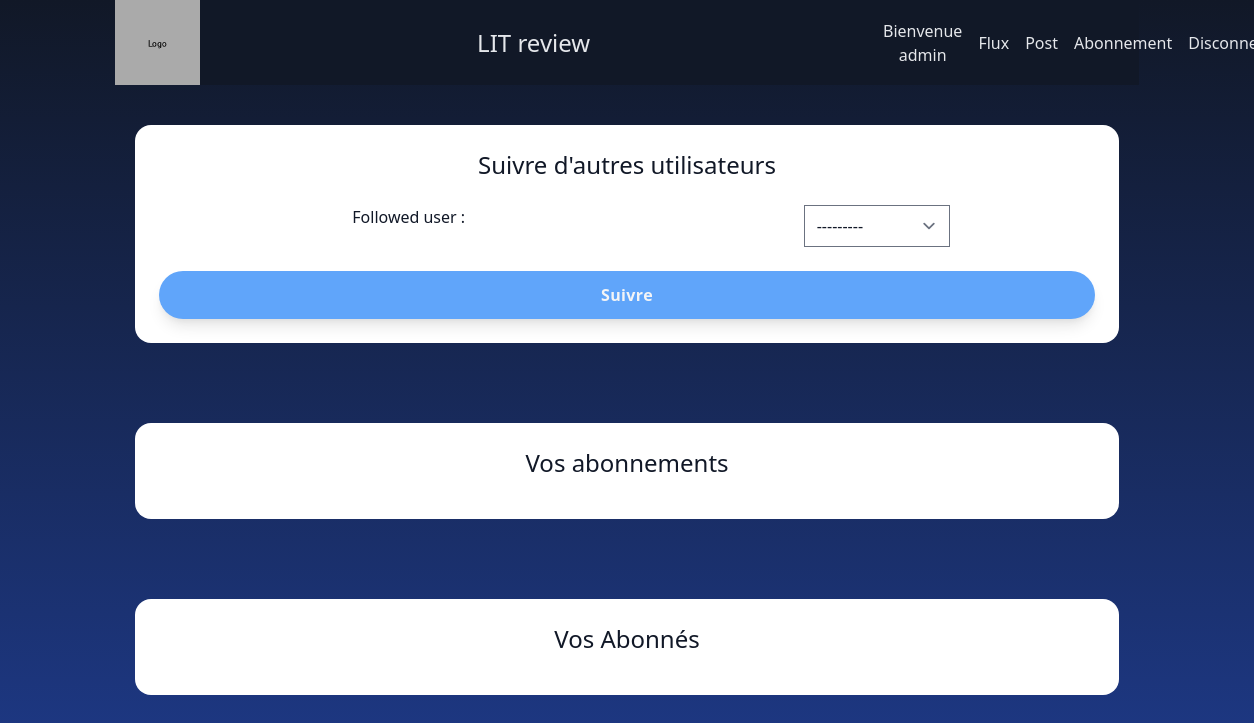
The page /subs/ (signed in) on the database as committed earlier.
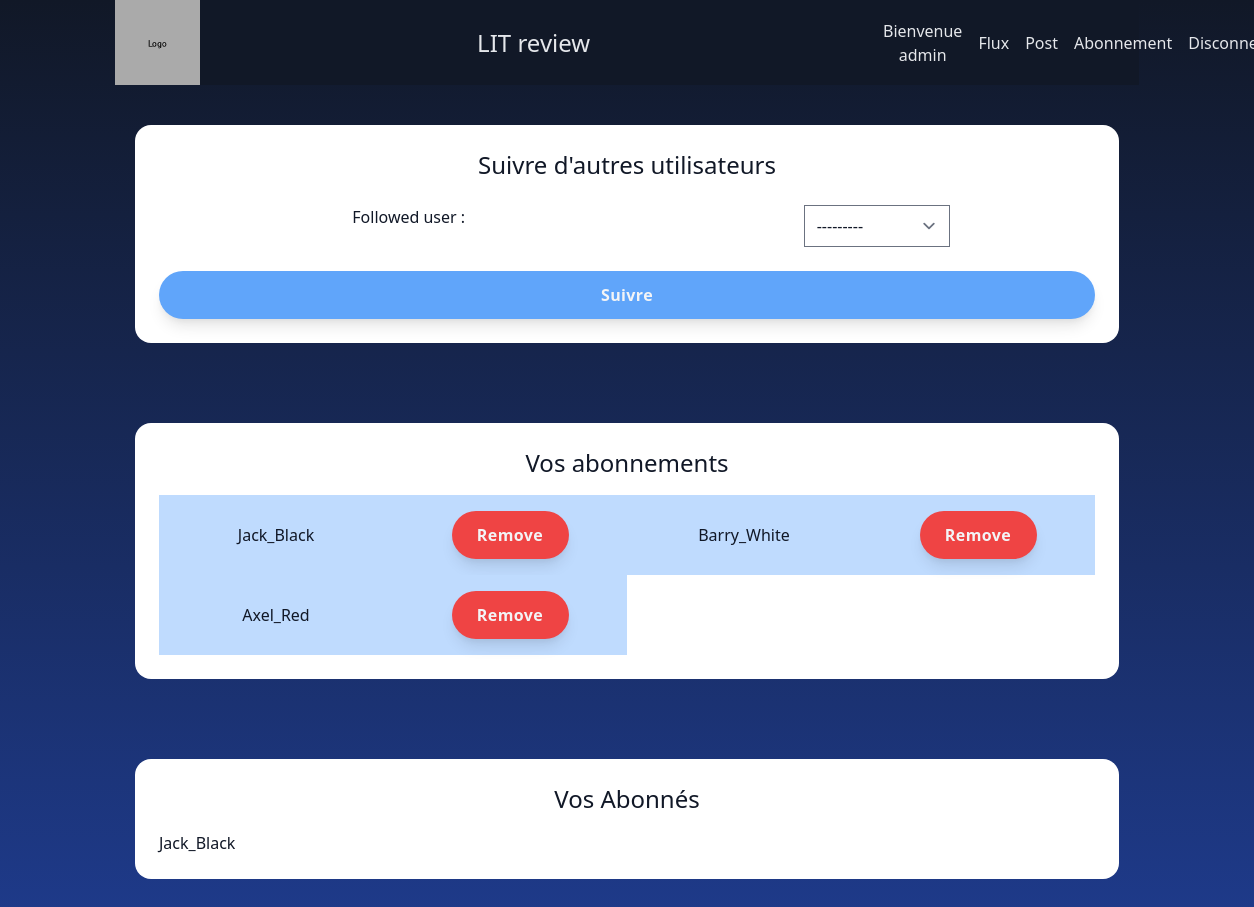
The same page on the database as committed later.
### bkreport/models.py (models this page shows)
class UserFollows(models.Model):
    user = models.ForeignKey(to=settings.AUTH_USER_MODEL,
                             on_delete=models.CASCADE,
                             related_name='following')
    followed_user = models.ForeignKey(to=settings.AUTH_USER_MODEL,
                                      on_delete=models.CASCADE,
                                      related_name='followed_by')
    def __str__(self):
        return f"{self.id} - {self.user} -> {self.followed_user}"
    class Meta:
        unique_together = ('user', 'followed_user',)

### litrev/views.py (the view, shortened to what this page needs)
# urls.py: path('subs/', views.subs, name="subs"),
def subs(request):
    context = {}
    user_pk = request.user.id
    follows = UserFollows.objects.filter(user_id=user_pk)
    followers = UserFollows.objects.filter(followed_user_id=user_pk)
    form = UserFollowsForm()
    context["follows"] = follows
    context["followers"] = followers
    context["form"] = form
    pprint(context)
    return render(request, 'litrev/subs.html', context)

### bkreport/forms.py
class UserFollowsForm(ModelForm):
    class Meta:
        model = UserFollows
        fields = ["followed_user"]

### litrev/templates/litrev/subs.html (shortened to what this page needs)
{% extends 'litrev/base.html' %}
{% block content %}
    {% if request.user.is_authenticated%}
        <div class="ccs_card-container">
            <div class="container css_card-base w-full">
                <h2>Suivre d'autres utilisateurs</h2>
                <form method="POST">
                    {{ form.as_ul }}
                    <button type="submit">Suivre</button>
                </form>
            </div>
        </div>
        <div class="ccs_card-container">
            <div class="container css_card-base w-full">
                <h2>Vos abonnements</h2>
                <ul class="container flex flex-wrap">
                    {% for follow in follows %}
                        <li class="md:w-6/12 flex items-center justify-center bg-blue-200 h-20 flex-shrink-0">
                            <p class="w-6/12 flex items-center justify-center">{{ follow.followed_user }}</p>
                            <form action="{% url 'subs-delete' follow.id%}"
                                  class="w-6/12 flex items-center justify-center">
                                <button type="submit" class="w-6/12 bg-red-500">Remove</button>
                            </form>
                        </li>
                    {% endfor %}
                </ul>
            </div>
        </div>
        <div class="ccs_card-container">
            <div class="container css_card-base w-full">
                <h2>Vos Abonnés</h2>
                {% for follower in followers %}
                    {{ follower.user }}
                {% endfor %}
            </div>
        </div>
    {% endif %}
{% endblock %}

### litrev/templates/litrev/base.html (shortened to what this page needs)
{% load tailwind_tags %}
<!DOCTYPE html>
<html lang="en" class="text-gray-900 bg-gradient-to-b from-gray-900 to-blue-900 min-h-screen">
<head>
    {% tailwind_css %}
</head>
<body class="container mx-auto">
<header>
    {% include "litrev/navbar.html" %}
</header>
<main>
    {% block content %}
    {% endblock %}
</main>
</body>
</html>

### litrev/templates/litrev/navbar.html
{% load static %}
{% block navbar %}
    <nav class="text-gray-200 bg-gray-900 sticky flex text-center justify-between items-center">
        <img src="{% static 'img/litrev/ph-logo_300x300.gif' %}" alt="" class="w-1/12">
        <h1>LIT review</h1>
        <div class="container flex w-3/12 items-center mx-2">
            {% if request.user.is_authenticated %}
                <p class="mx-2"> Bienvenue {{ user.username }}</p>
            {% endif %}
            <ul class="container flex">
                {% if request.user.is_authenticated %}
                    <li class="mx-2 min-w-1/6"><a href="{% url 'feed' %}">Flux</a></li>
                    <li class="mx-2 min-w-1/6"><a href="{% url 'post' %}">Post</a></li>
                    <li class="mx-2 min-w-1/6"><a href="{% url 'subs' %}">Abonnement</a></li>
                    <li class="mx-2 min-w-1/6"><a href="{% url 'disconnect' %}">Disconnect</a></li>
                {% endif %}
            </ul>
        </div>
    </nav>
{% endblock %}

Rows that differ between the two databases and show on the page:
added UserFollows: followed_user "Jack_Black", shown under "Vos abonnements"
added UserFollows: followed_user "Barry_White", shown under "Vos abonnements"
added UserFollows: followed_user "Axel_Red", shown under "Vos abonnements"
added UserFollows: user "Jack_Black", shown under "Vos Abonnés"
